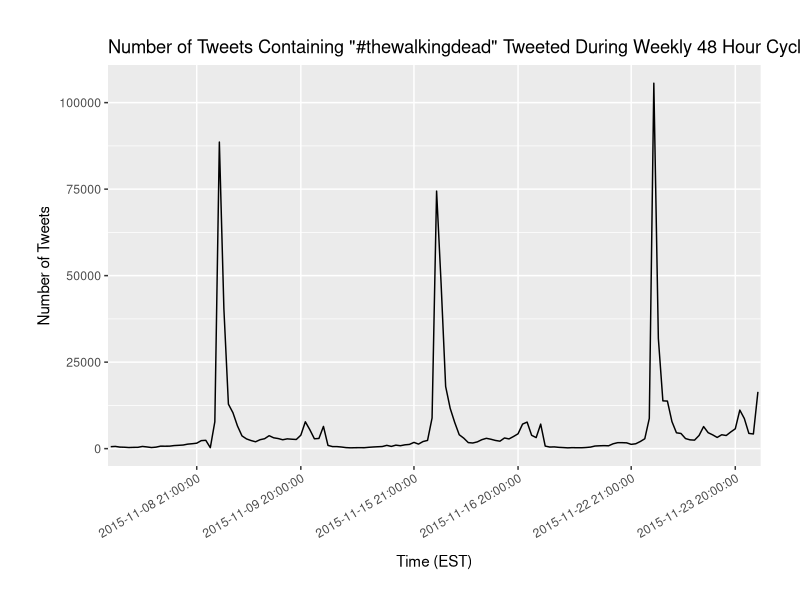

Here is the R script that generated this plot:
require(ggplot2)
require(grid)

tweets <- read.csv('./data/tweets.txt', sep='|')

tweets$hour <- factor(as.POSIXct(tweets$hour, format='%Y-%m-%d %H:%M:%S%z'))


tweets.title <- 'Number of Tweets Containing "#thewalkingdead" Tweeted During Weekly 48 Hour Cycles'
tweets.x <- 'Time (EST)'
tweets.y <- 'Number of Tweets'

tweets.plot <- ggplot(tweets, aes(factor(hour), tweets, group=1)) + geom_line() + scale_x_discrete(breaks=c('2015-11-08 21:00:00', '2015-11-09 20:00:00', '2015-11-15 21:00:00', '2015-11-16 20:00:00', '2015-11-22 21:00:00', '2015-11-23 20:00:00')) + #scale_x_datetime(breaks='') +
    labs(x=tweets.x, y=tweets.y, title=tweets.title) +
    theme(axis.text.x=element_text(angle = 30, hjust=1),
          axis.title.x=element_text(vjust=-1.5),
          axis.title.y=element_text(vjust=1.5),
          title=element_text(vjust=1.5),
          plot.margin=unit(c(1,1,1,1), "cm"))

ggsave(path="plots", filename="tweets_plot.pdf", plot=tweets.plot, width=10, height=10)
